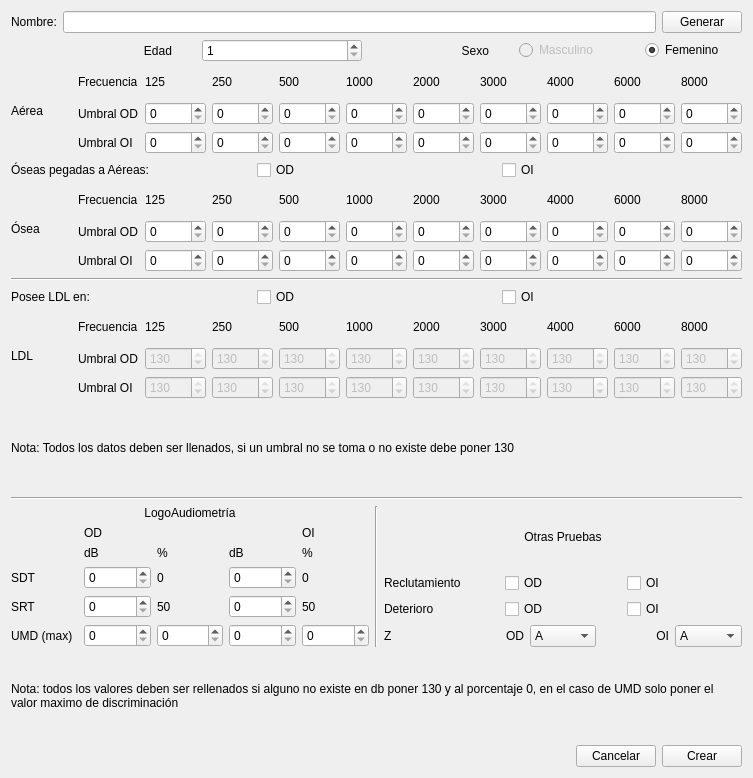
<?xml version="1.0" encoding="UTF-8"?>
<ui version="4.0">
 <class>generator_audio</class>
 <widget class="QWidget" name="generator_audio">
  <property name="geometry">
   <rect>
    <x>0</x>
    <y>0</y>
    <width>753</width>
    <height>778</height>
   </rect>
  </property>
  <property name="windowTitle">
   <string>Form</string>
  </property>
  <layout class="QVBoxLayout" name="verticalLayout">
   <item>
    <layout class="QHBoxLayout" name="horizontalLayout_7">
     <item>
      <widget class="QLabel" name="label_64">
       <property name="text">
        <string>Nombre:</string>
       </property>
      </widget>
     </item>
     <item>
      <widget class="QLineEdit" name="led_name">
       <property name="frame">
        <bool>true</bool>
       </property>
       <property name="readOnly">
        <bool>true</bool>
       </property>
      </widget>
     </item>
     <item>
      <widget class="QPushButton" name="pushButton">
       <property name="text">
        <string>Generar</string>
       </property>
      </widget>
     </item>
    </layout>
   </item>
   <item>
    <layout class="QHBoxLayout" name="horizontalLayout_8">
     <property name="spacing">
      <number>30</number>
     </property>
     <item>
      <layout class="QHBoxLayout" name="horizontalLayout_9">
       <item>
        <widget class="QLabel" name="label_65">
         <property name="text">
          <string>Edad</string>
         </property>
         <property name="alignment">
          <set>Qt::AlignRight|Qt::AlignTrailing|Qt::AlignVCenter</set>
         </property>
        </widget>
       </item>
       <item>
        <widget class="QSpinBox" name="spinBox">
         <property name="minimum">
          <number>1</number>
         </property>
        </widget>
       </item>
      </layout>
     </item>
     <item>
      <layout class="QHBoxLayout" name="horizontalLayout_10">
       <item>
        <widget class="QLabel" name="label_66">
         <property name="text">
          <string>Sexo</string>
         </property>
         <property name="alignment">
          <set>Qt::AlignRight|Qt::AlignTrailing|Qt::AlignVCenter</set>
         </property>
        </widget>
       </item>
       <item>
        <widget class="QRadioButton" name="radioButton">
         <property name="enabled">
          <bool>false</bool>
         </property>
         <property name="text">
          <string>Masculino</string>
         </property>
        </widget>
       </item>
       <item>
        <widget class="QRadioButton" name="radioButton_2">
         <property name="text">
          <string>Femenino</string>
         </property>
         <property name="checked">
          <bool>true</bool>
         </property>
        </widget>
       </item>
      </layout>
     </item>
    </layout>
   </item>
   <item>
    <layout class="QGridLayout" name="gridLayout">
     <item row="2" column="3">
      <widget class="QSpinBox" name="spbox_a_oi_1">
       <property name="maximum">
        <number>120</number>
       </property>
       <property name="singleStep">
        <number>5</number>
       </property>
      </widget>
     </item>
     <item row="1" column="2">
      <widget class="QSpinBox" name="spbox_a_od_0">
       <property name="maximum">
        <number>120</number>
       </property>
       <property name="singleStep">
        <number>5</number>
       </property>
      </widget>
     </item>
     <item row="1" column="9">
      <widget class="QSpinBox" name="spbox_a_od_7">
       <property name="maximum">
        <number>120</number>
       </property>
       <property name="singleStep">
        <number>5</number>
       </property>
      </widget>
     </item>
     <item row="2" column="8">
      <widget class="QSpinBox" name="spbox_a_oi_6">
       <property name="maximum">
        <number>120</number>
       </property>
       <property name="singleStep">
        <number>5</number>
       </property>
      </widget>
     </item>
     <item row="2" column="10">
      <widget class="QSpinBox" name="spbox_a_oi_8">
       <property name="maximum">
        <number>120</number>
       </property>
       <property name="singleStep">
        <number>5</number>
       </property>
      </widget>
     </item>
     <item row="0" column="1">
      <widget class="QLabel" name="label_10">
       <property name="text">
        <string>Frecuencia</string>
       </property>
      </widget>
     </item>
     <item row="1" column="3">
      <widget class="QSpinBox" name="spbox_a_od_1">
       <property name="maximum">
        <number>120</number>
       </property>
       <property name="singleStep">
        <number>5</number>
       </property>
      </widget>
     </item>
     <item row="1" column="7">
      <widget class="QSpinBox" name="spbox_a_od_5">
       <property name="maximum">
        <number>120</number>
       </property>
       <property name="singleStep">
        <number>5</number>
       </property>
      </widget>
     </item>
     <item row="0" column="3">
      <widget class="QLabel" name="label_2">
       <property name="text">
        <string>250</string>
       </property>
      </widget>
     </item>
     <item row="1" column="1">
      <widget class="QLabel" name="label_11">
       <property name="text">
        <string>Umbral OD</string>
       </property>
      </widget>
     </item>
     <item row="0" column="9">
      <widget class="QLabel" name="label_8">
       <property name="text">
        <string>6000</string>
       </property>
      </widget>
     </item>
     <item row="2" column="4">
      <widget class="QSpinBox" name="spbox_a_oi_2">
       <property name="maximum">
        <number>120</number>
       </property>
       <property name="singleStep">
        <number>5</number>
       </property>
      </widget>
     </item>
     <item row="1" column="10">
      <widget class="QSpinBox" name="spbox_a_od_8">
       <property name="maximum">
        <number>120</number>
       </property>
       <property name="singleStep">
        <number>5</number>
       </property>
      </widget>
     </item>
     <item row="0" column="10">
      <widget class="QLabel" name="label_9">
       <property name="text">
        <string>8000</string>
       </property>
      </widget>
     </item>
     <item row="2" column="7">
      <widget class="QSpinBox" name="spbox_a_oi_5">
       <property name="maximum">
        <number>120</number>
       </property>
       <property name="singleStep">
        <number>5</number>
       </property>
      </widget>
     </item>
     <item row="2" column="5">
      <widget class="QSpinBox" name="spbox_a_oi_3">
       <property name="maximum">
        <number>120</number>
       </property>
       <property name="singleStep">
        <number>5</number>
       </property>
      </widget>
     </item>
     <item row="0" column="7">
      <widget class="QLabel" name="label_6">
       <property name="text">
        <string>3000</string>
       </property>
      </widget>
     </item>
     <item row="1" column="5">
      <widget class="QSpinBox" name="spbox_a_od_3">
       <property name="maximum">
        <number>120</number>
       </property>
       <property name="singleStep">
        <number>5</number>
       </property>
      </widget>
     </item>
     <item row="0" column="0" rowspan="3">
      <widget class="QLabel" name="label_13">
       <property name="text">
        <string>Aérea</string>
       </property>
      </widget>
     </item>
     <item row="1" column="6">
      <widget class="QSpinBox" name="spbox_a_od_4">
       <property name="maximum">
        <number>120</number>
       </property>
       <property name="singleStep">
        <number>5</number>
       </property>
      </widget>
     </item>
     <item row="2" column="1">
      <widget class="QLabel" name="label_12">
       <property name="text">
        <string>Umbral OI</string>
       </property>
      </widget>
     </item>
     <item row="2" column="2">
      <widget class="QSpinBox" name="spbox_a_oi_0">
       <property name="maximum">
        <number>120</number>
       </property>
       <property name="singleStep">
        <number>5</number>
       </property>
      </widget>
     </item>
     <item row="0" column="2">
      <widget class="QLabel" name="label">
       <property name="text">
        <string>125</string>
       </property>
      </widget>
     </item>
     <item row="0" column="8">
      <widget class="QLabel" name="label_7">
       <property name="text">
        <string>4000</string>
       </property>
      </widget>
     </item>
     <item row="2" column="9">
      <widget class="QSpinBox" name="spbox_a_oi_7">
       <property name="maximum">
        <number>120</number>
       </property>
       <property name="singleStep">
        <number>5</number>
       </property>
      </widget>
     </item>
     <item row="2" column="6">
      <widget class="QSpinBox" name="spbox_a_oi_4">
       <property name="maximum">
        <number>120</number>
       </property>
       <property name="singleStep">
        <number>5</number>
       </property>
      </widget>
     </item>
     <item row="0" column="6">
      <widget class="QLabel" name="label_5">
       <property name="text">
        <string>2000</string>
       </property>
      </widget>
     </item>
     <item row="0" column="5">
      <widget class="QLabel" name="label_4">
       <property name="text">
        <string>1000</string>
       </property>
      </widget>
     </item>
     <item row="1" column="8">
      <widget class="QSpinBox" name="spbox_a_od_6">
       <property name="maximum">
        <number>120</number>
       </property>
       <property name="singleStep">
        <number>5</number>
       </property>
      </widget>
     </item>
     <item row="1" column="4">
      <widget class="QSpinBox" name="spbox_a_od_2">
       <property name="maximum">
        <number>120</number>
       </property>
       <property name="singleStep">
        <number>5</number>
       </property>
      </widget>
     </item>
     <item row="0" column="4">
      <widget class="QLabel" name="label_3">
       <property name="text">
        <string>500</string>
       </property>
      </widget>
     </item>
    </layout>
   </item>
   <item>
    <layout class="QHBoxLayout" name="horizontalLayout">
     <item>
      <widget class="QLabel" name="label_41">
       <property name="text">
        <string>Óseas pegadas a Aéreas:</string>
       </property>
      </widget>
     </item>
     <item>
      <widget class="QCheckBox" name="chbox_peg_od">
       <property name="text">
        <string>OD</string>
       </property>
      </widget>
     </item>
     <item>
      <widget class="QCheckBox" name="chbox_peg_oi">
       <property name="text">
        <string>OI</string>
       </property>
      </widget>
     </item>
    </layout>
   </item>
   <item>
    <layout class="QGridLayout" name="gridLayout_2">
     <item row="0" column="5">
      <widget class="QLabel" name="label_14">
       <property name="text">
        <string>1000</string>
       </property>
      </widget>
     </item>
     <item row="0" column="1">
      <widget class="QLabel" name="label_15">
       <property name="text">
        <string>Frecuencia</string>
       </property>
      </widget>
     </item>
     <item row="1" column="1">
      <widget class="QLabel" name="label_16">
       <property name="text">
        <string>Umbral OD</string>
       </property>
      </widget>
     </item>
     <item row="0" column="2">
      <widget class="QLabel" name="label_17">
       <property name="text">
        <string>125</string>
       </property>
      </widget>
     </item>
     <item row="0" column="6">
      <widget class="QLabel" name="label_18">
       <property name="text">
        <string>2000</string>
       </property>
      </widget>
     </item>
     <item row="0" column="10">
      <widget class="QLabel" name="label_19">
       <property name="text">
        <string>8000</string>
       </property>
      </widget>
     </item>
     <item row="2" column="1">
      <widget class="QLabel" name="label_20">
       <property name="text">
        <string>Umbral OI</string>
       </property>
      </widget>
     </item>
     <item row="0" column="3">
      <widget class="QLabel" name="label_21">
       <property name="text">
        <string>250</string>
       </property>
      </widget>
     </item>
     <item row="0" column="7">
      <widget class="QLabel" name="label_22">
       <property name="text">
        <string>3000</string>
       </property>
      </widget>
     </item>
     <item row="0" column="4">
      <widget class="QLabel" name="label_23">
       <property name="text">
        <string>500</string>
       </property>
      </widget>
     </item>
     <item row="0" column="9">
      <widget class="QLabel" name="label_24">
       <property name="text">
        <string>6000</string>
       </property>
      </widget>
     </item>
     <item row="0" column="8">
      <widget class="QLabel" name="label_25">
       <property name="text">
        <string>4000</string>
       </property>
      </widget>
     </item>
     <item row="0" column="0" rowspan="3">
      <widget class="QLabel" name="label_26">
       <property name="text">
        <string>Ósea</string>
       </property>
      </widget>
     </item>
     <item row="1" column="2">
      <widget class="QSpinBox" name="spbox_o_od_0">
       <property name="maximum">
        <number>120</number>
       </property>
       <property name="singleStep">
        <number>5</number>
       </property>
      </widget>
     </item>
     <item row="1" column="3">
      <widget class="QSpinBox" name="spbox_o_od_1">
       <property name="maximum">
        <number>120</number>
       </property>
       <property name="singleStep">
        <number>5</number>
       </property>
      </widget>
     </item>
     <item row="1" column="4">
      <widget class="QSpinBox" name="spbox_o_od_2">
       <property name="maximum">
        <number>120</number>
       </property>
       <property name="singleStep">
        <number>5</number>
       </property>
      </widget>
     </item>
     <item row="1" column="5">
      <widget class="QSpinBox" name="spbox_o_od_3">
       <property name="maximum">
        <number>120</number>
       </property>
       <property name="singleStep">
        <number>5</number>
       </property>
      </widget>
     </item>
     <item row="1" column="6">
      <widget class="QSpinBox" name="spbox_o_od_4">
       <property name="maximum">
        <number>120</number>
       </property>
       <property name="singleStep">
        <number>5</number>
       </property>
      </widget>
     </item>
     <item row="1" column="7">
      <widget class="QSpinBox" name="spbox_o_od_5">
       <property name="maximum">
        <number>120</number>
       </property>
       <property name="singleStep">
        <number>5</number>
       </property>
      </widget>
     </item>
     <item row="1" column="8">
      <widget class="QSpinBox" name="spbox_o_od_6">
       <property name="maximum">
        <number>120</number>
       </property>
       <property name="singleStep">
        <number>5</number>
       </property>
      </widget>
     </item>
     <item row="1" column="9">
      <widget class="QSpinBox" name="spbox_o_od_7">
       <property name="maximum">
        <number>120</number>
       </property>
       <property name="singleStep">
        <number>5</number>
       </property>
      </widget>
     </item>
     <item row="1" column="10">
      <widget class="QSpinBox" name="spbox_o_od_8">
       <property name="maximum">
        <number>120</number>
       </property>
       <property name="singleStep">
        <number>5</number>
       </property>
      </widget>
     </item>
     <item row="2" column="8">
      <widget class="QSpinBox" name="spbox_o_oi_6">
       <property name="maximum">
        <number>120</number>
       </property>
       <property name="singleStep">
        <number>5</number>
       </property>
      </widget>
     </item>
     <item row="2" column="9">
      <widget class="QSpinBox" name="spbox_o_oi_7">
       <property name="maximum">
        <number>120</number>
       </property>
       <property name="singleStep">
        <number>5</number>
       </property>
      </widget>
     </item>
     <item row="2" column="10">
      <widget class="QSpinBox" name="spbox_o_oi_8">
       <property name="maximum">
        <number>120</number>
       </property>
       <property name="singleStep">
        <number>5</number>
       </property>
      </widget>
     </item>
     <item row="2" column="2">
      <widget class="QSpinBox" name="spbox_o_oi_0">
       <property name="maximum">
        <number>120</number>
       </property>
       <property name="singleStep">
        <number>5</number>
       </property>
      </widget>
     </item>
     <item row="2" column="3">
      <widget class="QSpinBox" name="spbox_o_oi_1">
       <property name="maximum">
        <number>120</number>
       </property>
       <property name="singleStep">
        <number>5</number>
       </property>
      </widget>
     </item>
     <item row="2" column="4">
      <widget class="QSpinBox" name="spbox_o_oi_2">
       <property name="maximum">
        <number>120</number>
       </property>
       <property name="singleStep">
        <number>5</number>
       </property>
      </widget>
     </item>
     <item row="2" column="5">
      <widget class="QSpinBox" name="spbox_o_oi_3">
       <property name="maximum">
        <number>120</number>
       </property>
       <property name="singleStep">
        <number>5</number>
       </property>
      </widget>
     </item>
     <item row="2" column="6">
      <widget class="QSpinBox" name="spbox_o_oi_4">
       <property name="maximum">
        <number>120</number>
       </property>
       <property name="singleStep">
        <number>5</number>
       </property>
      </widget>
     </item>
     <item row="2" column="7">
      <widget class="QSpinBox" name="spbox_o_oi_5">
       <property name="maximum">
        <number>120</number>
       </property>
       <property name="singleStep">
        <number>5</number>
       </property>
      </widget>
     </item>
    </layout>
   </item>
   <item>
    <widget class="Line" name="line_3">
     <property name="orientation">
      <enum>Qt::Horizontal</enum>
     </property>
    </widget>
   </item>
   <item>
    <layout class="QHBoxLayout" name="horizontalLayout_2">
     <item>
      <widget class="QLabel" name="label_42">
       <property name="text">
        <string>Posee LDL en:</string>
       </property>
      </widget>
     </item>
     <item>
      <widget class="QCheckBox" name="chbox_ldl_od">
       <property name="text">
        <string>OD</string>
       </property>
      </widget>
     </item>
     <item>
      <widget class="QCheckBox" name="chbox_ldl_oi">
       <property name="text">
        <string>OI</string>
       </property>
      </widget>
     </item>
    </layout>
   </item>
   <item>
    <layout class="QGridLayout" name="gridLayout_3">
     <item row="1" column="6">
      <widget class="QSpinBox" name="spbox_ldl_od_4">
       <property name="enabled">
        <bool>false</bool>
       </property>
       <property name="maximum">
        <number>130</number>
       </property>
       <property name="singleStep">
        <number>5</number>
       </property>
       <property name="value">
        <number>130</number>
       </property>
      </widget>
     </item>
     <item row="2" column="1">
      <widget class="QLabel" name="label_33">
       <property name="text">
        <string>Umbral OI</string>
       </property>
      </widget>
     </item>
     <item row="2" column="2">
      <widget class="QSpinBox" name="spbox_ldl_oi_0">
       <property name="enabled">
        <bool>false</bool>
       </property>
       <property name="maximum">
        <number>130</number>
       </property>
       <property name="singleStep">
        <number>5</number>
       </property>
       <property name="value">
        <number>130</number>
       </property>
      </widget>
     </item>
     <item row="2" column="10">
      <widget class="QSpinBox" name="spbox_ldl_oi_8">
       <property name="enabled">
        <bool>false</bool>
       </property>
       <property name="maximum">
        <number>130</number>
       </property>
       <property name="singleStep">
        <number>5</number>
       </property>
       <property name="value">
        <number>130</number>
       </property>
      </widget>
     </item>
     <item row="0" column="7">
      <widget class="QLabel" name="label_35">
       <property name="text">
        <string>3000</string>
       </property>
      </widget>
     </item>
     <item row="2" column="9">
      <widget class="QSpinBox" name="spbox_ldl_oi_7">
       <property name="enabled">
        <bool>false</bool>
       </property>
       <property name="maximum">
        <number>130</number>
       </property>
       <property name="singleStep">
        <number>5</number>
       </property>
       <property name="value">
        <number>130</number>
       </property>
      </widget>
     </item>
     <item row="1" column="5">
      <widget class="QSpinBox" name="spbox_ldl_od_3">
       <property name="enabled">
        <bool>false</bool>
       </property>
       <property name="maximum">
        <number>130</number>
       </property>
       <property name="singleStep">
        <number>5</number>
       </property>
       <property name="value">
        <number>130</number>
       </property>
      </widget>
     </item>
     <item row="1" column="9">
      <widget class="QSpinBox" name="spbox_ldl_od_7">
       <property name="enabled">
        <bool>false</bool>
       </property>
       <property name="maximum">
        <number>130</number>
       </property>
       <property name="singleStep">
        <number>5</number>
       </property>
       <property name="value">
        <number>130</number>
       </property>
      </widget>
     </item>
     <item row="1" column="10">
      <widget class="QSpinBox" name="spbox_ldl_od_8">
       <property name="enabled">
        <bool>false</bool>
       </property>
       <property name="maximum">
        <number>130</number>
       </property>
       <property name="singleStep">
        <number>5</number>
       </property>
       <property name="value">
        <number>130</number>
       </property>
      </widget>
     </item>
     <item row="0" column="5">
      <widget class="QLabel" name="label_27">
       <property name="text">
        <string>1000</string>
       </property>
      </widget>
     </item>
     <item row="0" column="2">
      <widget class="QLabel" name="label_30">
       <property name="text">
        <string>125</string>
       </property>
      </widget>
     </item>
     <item row="1" column="3">
      <widget class="QSpinBox" name="spbox_ldl_od_1">
       <property name="enabled">
        <bool>false</bool>
       </property>
       <property name="maximum">
        <number>130</number>
       </property>
       <property name="singleStep">
        <number>5</number>
       </property>
       <property name="value">
        <number>130</number>
       </property>
      </widget>
     </item>
     <item row="2" column="7">
      <widget class="QSpinBox" name="spbox_ldl_oi_5">
       <property name="enabled">
        <bool>false</bool>
       </property>
       <property name="maximum">
        <number>130</number>
       </property>
       <property name="singleStep">
        <number>5</number>
       </property>
       <property name="value">
        <number>130</number>
       </property>
      </widget>
     </item>
     <item row="0" column="8">
      <widget class="QLabel" name="label_38">
       <property name="text">
        <string>4000</string>
       </property>
      </widget>
     </item>
     <item row="1" column="7">
      <widget class="QSpinBox" name="spbox_ldl_od_5">
       <property name="enabled">
        <bool>false</bool>
       </property>
       <property name="maximum">
        <number>130</number>
       </property>
       <property name="singleStep">
        <number>5</number>
       </property>
       <property name="value">
        <number>130</number>
       </property>
      </widget>
     </item>
     <item row="2" column="4">
      <widget class="QSpinBox" name="spbox_ldl_oi_2">
       <property name="enabled">
        <bool>false</bool>
       </property>
       <property name="maximum">
        <number>130</number>
       </property>
       <property name="singleStep">
        <number>5</number>
       </property>
       <property name="value">
        <number>130</number>
       </property>
      </widget>
     </item>
     <item row="1" column="1">
      <widget class="QLabel" name="label_29">
       <property name="text">
        <string>Umbral OD</string>
       </property>
      </widget>
     </item>
     <item row="1" column="2">
      <widget class="QSpinBox" name="spbox_ldl_od_0">
       <property name="enabled">
        <bool>false</bool>
       </property>
       <property name="maximum">
        <number>130</number>
       </property>
       <property name="singleStep">
        <number>5</number>
       </property>
       <property name="value">
        <number>130</number>
       </property>
      </widget>
     </item>
     <item row="0" column="9">
      <widget class="QLabel" name="label_37">
       <property name="text">
        <string>6000</string>
       </property>
      </widget>
     </item>
     <item row="2" column="3">
      <widget class="QSpinBox" name="spbox_ldl_oi_1">
       <property name="enabled">
        <bool>false</bool>
       </property>
       <property name="maximum">
        <number>130</number>
       </property>
       <property name="singleStep">
        <number>5</number>
       </property>
       <property name="value">
        <number>130</number>
       </property>
      </widget>
     </item>
     <item row="0" column="3">
      <widget class="QLabel" name="label_34">
       <property name="text">
        <string>250</string>
       </property>
      </widget>
     </item>
     <item row="0" column="10">
      <widget class="QLabel" name="label_32">
       <property name="text">
        <string>8000</string>
       </property>
      </widget>
     </item>
     <item row="0" column="0" rowspan="3">
      <widget class="QLabel" name="label_39">
       <property name="text">
        <string>LDL</string>
       </property>
      </widget>
     </item>
     <item row="1" column="8">
      <widget class="QSpinBox" name="spbox_ldl_od_6">
       <property name="enabled">
        <bool>false</bool>
       </property>
       <property name="maximum">
        <number>130</number>
       </property>
       <property name="singleStep">
        <number>5</number>
       </property>
       <property name="value">
        <number>130</number>
       </property>
      </widget>
     </item>
     <item row="2" column="6">
      <widget class="QSpinBox" name="spbox_ldl_oi_4">
       <property name="enabled">
        <bool>false</bool>
       </property>
       <property name="maximum">
        <number>130</number>
       </property>
       <property name="singleStep">
        <number>5</number>
       </property>
       <property name="value">
        <number>130</number>
       </property>
      </widget>
     </item>
     <item row="1" column="4">
      <widget class="QSpinBox" name="spbox_ldl_od_2">
       <property name="enabled">
        <bool>false</bool>
       </property>
       <property name="maximum">
        <number>130</number>
       </property>
       <property name="singleStep">
        <number>5</number>
       </property>
       <property name="value">
        <number>130</number>
       </property>
      </widget>
     </item>
     <item row="0" column="6">
      <widget class="QLabel" name="label_31">
       <property name="text">
        <string>2000</string>
       </property>
      </widget>
     </item>
     <item row="0" column="4">
      <widget class="QLabel" name="label_36">
       <property name="text">
        <string>500</string>
       </property>
      </widget>
     </item>
     <item row="2" column="5">
      <widget class="QSpinBox" name="spbox_ldl_oi_3">
       <property name="enabled">
        <bool>false</bool>
       </property>
       <property name="maximum">
        <number>130</number>
       </property>
       <property name="singleStep">
        <number>5</number>
       </property>
       <property name="value">
        <number>130</number>
       </property>
      </widget>
     </item>
     <item row="2" column="8">
      <widget class="QSpinBox" name="spbox_ldl_oi_6">
       <property name="enabled">
        <bool>false</bool>
       </property>
       <property name="maximum">
        <number>130</number>
       </property>
       <property name="singleStep">
        <number>5</number>
       </property>
       <property name="value">
        <number>130</number>
       </property>
      </widget>
     </item>
     <item row="0" column="1">
      <widget class="QLabel" name="label_28">
       <property name="text">
        <string>Frecuencia</string>
       </property>
      </widget>
     </item>
    </layout>
   </item>
   <item>
    <widget class="QLabel" name="label_40">
     <property name="text">
      <string>Nota: Todos los datos deben ser llenados, si un umbral no se toma o no existe debe poner 130</string>
     </property>
    </widget>
   </item>
   <item>
    <widget class="Line" name="line_2">
     <property name="orientation">
      <enum>Qt::Horizontal</enum>
     </property>
    </widget>
   </item>
   <item>
    <layout class="QHBoxLayout" name="horizontalLayout_3">
     <item>
      <layout class="QVBoxLayout" name="verticalLayout_3">
       <item>
        <widget class="QLabel" name="label_43">
         <property name="text">
          <string>LogoAudiometría</string>
         </property>
         <property name="alignment">
          <set>Qt::AlignCenter</set>
         </property>
        </widget>
       </item>
       <item>
        <layout class="QGridLayout" name="gridLayout_4">
         <item row="1" column="2">
          <widget class="QLabel" name="label_51">
           <property name="text">
            <string>%</string>
           </property>
          </widget>
         </item>
         <item row="4" column="0">
          <widget class="QLabel" name="label_47">
           <property name="text">
            <string>UMD (max)</string>
           </property>
          </widget>
         </item>
         <item row="2" column="0">
          <widget class="QLabel" name="label_45">
           <property name="text">
            <string>SDT</string>
           </property>
          </widget>
         </item>
         <item row="0" column="4">
          <widget class="QLabel" name="label_49">
           <property name="text">
            <string>OI</string>
           </property>
          </widget>
         </item>
         <item row="0" column="1" colspan="2">
          <widget class="QLabel" name="label_50">
           <property name="text">
            <string>OD</string>
           </property>
          </widget>
         </item>
         <item row="3" column="0">
          <widget class="QLabel" name="label_46">
           <property name="text">
            <string>SRT</string>
           </property>
          </widget>
         </item>
         <item row="1" column="1">
          <widget class="QLabel" name="label_48">
           <property name="text">
            <string>dB</string>
           </property>
          </widget>
         </item>
         <item row="1" column="3">
          <widget class="QLabel" name="label_52">
           <property name="text">
            <string>dB</string>
           </property>
          </widget>
         </item>
         <item row="1" column="4">
          <widget class="QLabel" name="label_53">
           <property name="text">
            <string>%</string>
           </property>
          </widget>
         </item>
         <item row="3" column="2">
          <widget class="QLabel" name="label_54">
           <property name="text">
            <string>50</string>
           </property>
          </widget>
         </item>
         <item row="3" column="4">
          <widget class="QLabel" name="label_55">
           <property name="text">
            <string>50</string>
           </property>
          </widget>
         </item>
         <item row="2" column="2">
          <widget class="QLabel" name="label_56">
           <property name="text">
            <string>0</string>
           </property>
          </widget>
         </item>
         <item row="2" column="4">
          <widget class="QLabel" name="label_57">
           <property name="text">
            <string>0</string>
           </property>
          </widget>
         </item>
         <item row="2" column="1">
          <widget class="QSpinBox" name="spbox_sdt_od_0">
           <property name="maximum">
            <number>130</number>
           </property>
           <property name="singleStep">
            <number>5</number>
           </property>
          </widget>
         </item>
         <item row="3" column="1">
          <widget class="QSpinBox" name="spbox_srt_od_0">
           <property name="maximum">
            <number>130</number>
           </property>
           <property name="singleStep">
            <number>5</number>
           </property>
          </widget>
         </item>
         <item row="4" column="1">
          <widget class="QSpinBox" name="spbox_umd_od_0">
           <property name="maximum">
            <number>130</number>
           </property>
           <property name="singleStep">
            <number>5</number>
           </property>
          </widget>
         </item>
         <item row="4" column="2">
          <widget class="QSpinBox" name="spbox_umd_od_1">
           <property name="maximum">
            <number>100</number>
           </property>
           <property name="singleStep">
            <number>4</number>
           </property>
          </widget>
         </item>
         <item row="4" column="3">
          <widget class="QSpinBox" name="spbox_umd_oi_0">
           <property name="maximum">
            <number>130</number>
           </property>
           <property name="singleStep">
            <number>5</number>
           </property>
          </widget>
         </item>
         <item row="4" column="4">
          <widget class="QSpinBox" name="spbox_umd_oi_1">
           <property name="maximum">
            <number>100</number>
           </property>
           <property name="singleStep">
            <number>4</number>
           </property>
          </widget>
         </item>
         <item row="3" column="3">
          <widget class="QSpinBox" name="spbox_srt_oi_0">
           <property name="maximum">
            <number>130</number>
           </property>
           <property name="singleStep">
            <number>5</number>
           </property>
          </widget>
         </item>
         <item row="2" column="3">
          <widget class="QSpinBox" name="spbox_sdt_oi_0">
           <property name="maximum">
            <number>130</number>
           </property>
           <property name="singleStep">
            <number>5</number>
           </property>
          </widget>
         </item>
        </layout>
       </item>
      </layout>
     </item>
     <item>
      <widget class="Line" name="line">
       <property name="orientation">
        <enum>Qt::Vertical</enum>
       </property>
      </widget>
     </item>
     <item>
      <layout class="QVBoxLayout" name="verticalLayout_2">
       <property name="topMargin">
        <number>0</number>
       </property>
       <item>
        <widget class="QLabel" name="label_44">
         <property name="text">
          <string>Otras Pruebas</string>
         </property>
         <property name="alignment">
          <set>Qt::AlignCenter</set>
         </property>
        </widget>
       </item>
       <item>
        <layout class="QHBoxLayout" name="horizontalLayout_5">
         <item>
          <widget class="QLabel" name="label_58">
           <property name="text">
            <string>Reclutamiento</string>
           </property>
          </widget>
         </item>
         <item>
          <widget class="QCheckBox" name="chbox_recrut_od">
           <property name="text">
            <string>OD</string>
           </property>
          </widget>
         </item>
         <item>
          <widget class="QCheckBox" name="chbox_recrut_oi">
           <property name="text">
            <string>OI</string>
           </property>
          </widget>
         </item>
        </layout>
       </item>
       <item>
        <layout class="QHBoxLayout" name="horizontalLayout_4">
         <item>
          <widget class="QLabel" name="label_59">
           <property name="text">
            <string>Deterioro</string>
           </property>
          </widget>
         </item>
         <item>
          <widget class="QCheckBox" name="chbox_det_od">
           <property name="text">
            <string>OD</string>
           </property>
          </widget>
         </item>
         <item>
          <widget class="QCheckBox" name="chbox_det_oi">
           <property name="text">
            <string>OI</string>
           </property>
          </widget>
         </item>
        </layout>
       </item>
       <item>
        <layout class="QHBoxLayout" name="horizontalLayout_6">
         <item>
          <widget class="QLabel" name="label_60">
           <property name="text">
            <string>Z</string>
           </property>
          </widget>
         </item>
         <item>
          <widget class="QLabel" name="label_61">
           <property name="text">
            <string>OD</string>
           </property>
           <property name="alignment">
            <set>Qt::AlignRight|Qt::AlignTrailing|Qt::AlignVCenter</set>
           </property>
          </widget>
         </item>
         <item>
          <widget class="QComboBox" name="cb_z_od">
           <item>
            <property name="text">
             <string>A</string>
            </property>
           </item>
           <item>
            <property name="text">
             <string>As</string>
            </property>
           </item>
           <item>
            <property name="text">
             <string>Ad</string>
            </property>
           </item>
           <item>
            <property name="text">
             <string>C</string>
            </property>
           </item>
           <item>
            <property name="text">
             <string>Cs</string>
            </property>
           </item>
           <item>
            <property name="text">
             <string>B</string>
            </property>
           </item>
          </widget>
         </item>
         <item>
          <widget class="QLabel" name="label_62">
           <property name="text">
            <string>OI</string>
           </property>
           <property name="alignment">
            <set>Qt::AlignRight|Qt::AlignTrailing|Qt::AlignVCenter</set>
           </property>
          </widget>
         </item>
         <item>
          <widget class="QComboBox" name="cb_z_oi">
           <item>
            <property name="text">
             <string>A</string>
            </property>
           </item>
           <item>
            <property name="text">
             <string>As</string>
            </property>
           </item>
           <item>
            <property name="text">
             <string>Ad</string>
            </property>
           </item>
           <item>
            <property name="text">
             <string>C</string>
            </property>
           </item>
           <item>
            <property name="text">
             <string>Cs</string>
            </property>
           </item>
           <item>
            <property name="text">
             <string>B</string>
            </property>
           </item>
          </widget>
         </item>
        </layout>
       </item>
      </layout>
     </item>
    </layout>
   </item>
   <item>
    <widget class="QLabel" name="label_63">
     <property name="text">
      <string>Nota: todos los valores deben ser rellenados si alguno no existe en db poner 130 y al porcentaje 0, en el caso de UMD solo poner el valor maximo de discriminación</string>
     </property>
     <property name="textFormat">
      <enum>Qt::AutoText</enum>
     </property>
     <property name="wordWrap">
      <bool>true</bool>
     </property>
    </widget>
   </item>
   <item>
    <layout class="QHBoxLayout" name="horizontalLayout_11">
     <item>
      <spacer name="horizontalSpacer">
       <property name="orientation">
        <enum>Qt::Horizontal</enum>
       </property>
       <property name="sizeHint" stdset="0">
        <size>
         <width>40</width>
         <height>20</height>
        </size>
       </property>
      </spacer>
     </item>
     <item>
      <widget class="QPushButton" name="btn_cancel">
       <property name="text">
        <string>Cancelar</string>
       </property>
      </widget>
     </item>
     <item>
      <widget class="QPushButton" name="btn_create">
       <property name="text">
        <string>Crear</string>
       </property>
      </widget>
     </item>
    </layout>
   </item>
  </layout>
 </widget>
 <tabstops>
  <tabstop>spbox_a_od_0</tabstop>
  <tabstop>spbox_a_od_1</tabstop>
  <tabstop>spbox_a_od_2</tabstop>
  <tabstop>spbox_a_od_3</tabstop>
  <tabstop>spbox_a_od_4</tabstop>
  <tabstop>spbox_a_od_5</tabstop>
  <tabstop>spbox_a_od_6</tabstop>
  <tabstop>spbox_a_od_7</tabstop>
  <tabstop>spbox_a_od_8</tabstop>
  <tabstop>spbox_a_oi_0</tabstop>
  <tabstop>spbox_a_oi_1</tabstop>
  <tabstop>spbox_a_oi_2</tabstop>
  <tabstop>spbox_a_oi_3</tabstop>
  <tabstop>spbox_a_oi_4</tabstop>
  <tabstop>spbox_a_oi_5</tabstop>
  <tabstop>spbox_a_oi_6</tabstop>
  <tabstop>spbox_a_oi_7</tabstop>
  <tabstop>spbox_a_oi_8</tabstop>
  <tabstop>chbox_peg_od</tabstop>
  <tabstop>chbox_peg_oi</tabstop>
  <tabstop>spbox_o_od_0</tabstop>
  <tabstop>spbox_o_od_1</tabstop>
  <tabstop>spbox_o_od_2</tabstop>
  <tabstop>spbox_o_od_3</tabstop>
  <tabstop>spbox_o_od_4</tabstop>
  <tabstop>spbox_o_od_5</tabstop>
  <tabstop>spbox_o_od_6</tabstop>
  <tabstop>spbox_o_od_7</tabstop>
  <tabstop>spbox_o_od_8</tabstop>
  <tabstop>spbox_o_oi_0</tabstop>
  <tabstop>spbox_o_oi_1</tabstop>
  <tabstop>spbox_o_oi_2</tabstop>
  <tabstop>spbox_o_oi_3</tabstop>
  <tabstop>spbox_o_oi_4</tabstop>
  <tabstop>spbox_o_oi_5</tabstop>
  <tabstop>spbox_o_oi_6</tabstop>
  <tabstop>spbox_o_oi_7</tabstop>
  <tabstop>spbox_o_oi_8</tabstop>
  <tabstop>chbox_ldl_od</tabstop>
  <tabstop>chbox_ldl_oi</tabstop>
  <tabstop>spbox_ldl_od_0</tabstop>
  <tabstop>spbox_ldl_od_1</tabstop>
  <tabstop>spbox_ldl_od_2</tabstop>
  <tabstop>spbox_ldl_od_3</tabstop>
  <tabstop>spbox_ldl_od_4</tabstop>
  <tabstop>spbox_ldl_od_5</tabstop>
  <tabstop>spbox_ldl_od_6</tabstop>
  <tabstop>spbox_ldl_od_7</tabstop>
  <tabstop>spbox_ldl_od_8</tabstop>
  <tabstop>spbox_ldl_oi_0</tabstop>
  <tabstop>spbox_ldl_oi_1</tabstop>
  <tabstop>spbox_ldl_oi_2</tabstop>
  <tabstop>spbox_ldl_oi_3</tabstop>
  <tabstop>spbox_ldl_oi_4</tabstop>
  <tabstop>spbox_ldl_oi_5</tabstop>
  <tabstop>spbox_ldl_oi_6</tabstop>
  <tabstop>spbox_ldl_oi_7</tabstop>
  <tabstop>spbox_ldl_oi_8</tabstop>
  <tabstop>spbox_sdt_od_0</tabstop>
  <tabstop>spbox_srt_od_0</tabstop>
  <tabstop>spbox_umd_od_0</tabstop>
  <tabstop>spbox_umd_od_1</tabstop>
  <tabstop>spbox_sdt_oi_0</tabstop>
  <tabstop>spbox_srt_oi_0</tabstop>
  <tabstop>spbox_umd_oi_0</tabstop>
  <tabstop>spbox_umd_oi_1</tabstop>
 </tabstops>
 <resources/>
 <connections/>
</ui>
